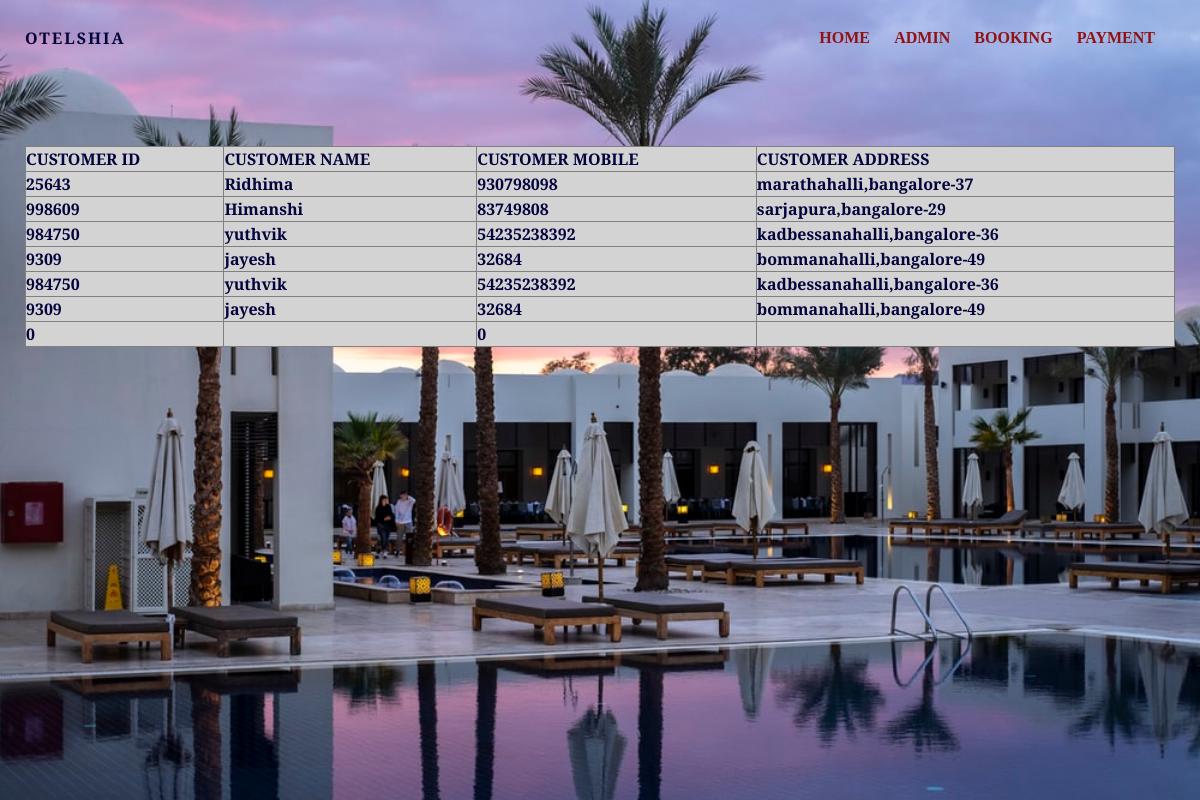
Page /project/admin/customer.php on the committed database.
### tables this page shows
CREATE TABLE `customer` (
  `customerid` int(11) NOT NULL,
  `customer_address` varchar(200) NOT NULL,
  `customer_mobile` bigint(20) NOT NULL,
  `customer_name` varchar(100) NOT NULL
);

### project/admin/customer.php (the view, shortened to what this page needs)
 <!DOCTYPE html>
<html lang="en">
<head>
    <link rel="stylesheet" href="..\style.css">
    <link rel="stylesheet" href="bootstrap.css">
   </head>
     <body>
        <header class="header" id="header">
            <div class="head-top">
                <div class="site-name">
                    <span>OTELSHIA</span>
                </div>
                <div class="site-nav">
                        <a href="home.html">HOME</a>
                        <a href="admin_dashboard.php">ADMIN</a>
                        <a href="rooms.php">BOOKING</a>
                        <a href="payment.php">PAYMENT</a>
                </div>
                </div>
            </div><br><br><br><br>
         <?php
                $host = "localhost";
                $user = "root";
                $password = '';
                $db_name = "hotel management";
                $connection = mysqli_connect($host, $user, $password, $db_name);
                echo "<table border='1'>
                <tr>
                <th>CUSTOMER ID</th>
                <th>CUSTOMER NAME</th>
                <th>CUSTOMER MOBILE</th>
                <th>CUSTOMER ADDRESS</th>
                </tr>" ;
                    $result = mysqli_query($connection,"SELECT * FROM customer");
                        while($row = mysqli_fetch_array($result))
                        {
                        echo "<tr>";
                        echo "<td>" . $row['customerid'] . "</td>";
                        echo "<td>" . $row['customer_name'] . "</td>";
                        echo "<td>" . $row['customer_mobile'] . "</td>";
                        echo "<td>" . $row['customer_address'] . "</td>";
                        echo "</tr>";
                        }
            ?>
            </header>

### project/style.css (style rules this page uses)
:root { --transition: all 0.7s ease; --yellow: #f9d342; --dark: #292826; }
* { box-sizing: border-box; padding: 0; margin: 0; font-family: 'Playfair Display', serif; }
html { scroll-behavior: smooth; }
body { line-height: 1.6; }
.header { min-height: 100vh; color: rgb(4, 4, 61); padding: 25px; display: flex; flex-direction: column; align-content: stretch; font-weight: bold; }
.head-top { display: flex; justify-content: space-between; align-items: center; }
.site-nav a { text-decoration:none; margin-right:20px; text-align:center; align-items:center; align-content:center; justify-content:center; font-size:medium; font-weight: bold; font-family: Times New Roman; color:rgb(145, 18, 18); }
.head-top span { cursor: pointer; letter-spacing: 2px; transition: var(--transition); }

### project/admin/customer.php (style rules this page uses)
.header { background-image: url('../images/ho1.jpg'); background-repeat: no-repeat; background-attachment: fixed; background-position: center ; background-size:cover; }
th,td { background-color:lightgrey; }

### rows in the picture
customer: customerid "25643", customer_name "Ridhima", customer_mobile "930798098", customer_address "marathahalli,bangalore-37"
customer: customerid "998609", customer_name "Himanshi", customer_mobile "83749808", customer_address "sarjapura,bangalore-29"
customer: customerid "984750", customer_name "yuthvik", customer_mobile "54235238392", customer_address "kadbessanahalli,bangalore-36"
customer: customerid "9309", customer_name "jayesh", customer_mobile "32684", customer_address "bommanahalli,bangalore-49"
customer: customerid "984750", customer_name "yuthvik", customer_mobile "54235238392", customer_address "kadbessanahalli,bangalore-36"
customer: customerid "9309", customer_name "jayesh", customer_mobile "32684", customer_address "bommanahalli,bangalore-49"
customer: customerid "0", customer_mobile "0"
